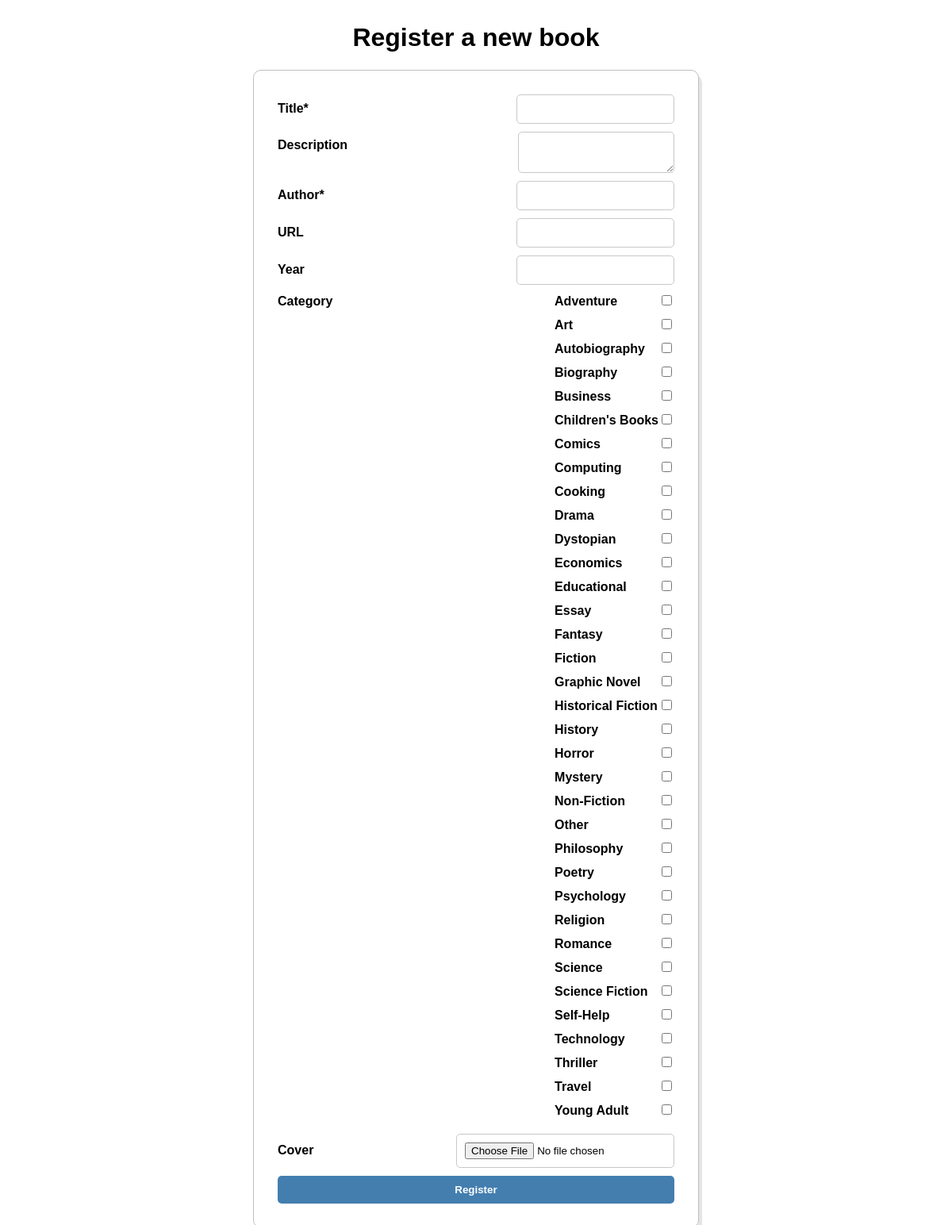
Page /book_form.php (signed in) on the committed database.
### tables this page shows
CREATE TABLE IF NOT EXISTS categories (
    name VARCHAR(100),
    description VARCHAR(255),
    CONSTRAINT pk_categories PRIMARY KEY (name)
);

### book_form.php (the view, shortened to what this page needs)
<?php
require 'connect.php';
if (!isset($_SESSION['isLogged'])) header('Location: login_form.php');
else {
    $sql = "SELECT name FROM categories";
    $get_categories = $conn->prepare($sql);
    $get_categories->execute();
    $result = $get_categories->fetchAll(PDO::FETCH_ASSOC);
}
?>
<!DOCTYPE html>
<html lang="es">
<head>
    <link rel="stylesheet" href="style.css">
</head>
<body>
    <div class="container">
    <h1> Register a new book </h1>
        <form action="insert_book.php" method="post" enctype="multipart/form-data">
            <div class="container-row">
                <label for="title"> Title* </label>
                <input type="text" name="title" id="title" value="" required>
            </div>
            <div class="container-row">
                <label for="description"> Description </label>
                <textarea name="description" id="description" value=""></textarea>
            </div>
            <div class="container-row">
                <label for="author"> Author* </label>
                <input type="text" name="author" id="author">
            </div>
            <div class="container-row">
                <label for="url"> URL </label>
                <input type="url" name="url" id="url">
            </div>
            <div class="container-row">
                <label for="year"> Year </label>
                <input type="number" name="year" id="year" min=1>
            </div>
            <div class="container-row">
                <label for="category"> Category </label>
                <div>
                    <?php
                        foreach ($result as $category) {
                            echo "<div class='container-row'>";
                            echo "<label for='cat-{$category['name']}'>{$category['name']}</label>";
                            echo "<input type='checkbox' id='cat-{$category['name']}' name='categories[]' value='{$category['name']}'>";
                            echo "</div>";
                        }
                    ?>
                </div>
            </div>
            <div class="container-row">
                <label for="userfile"> Cover </label>
                <input type="file" name="userfile" id="userfile">
            </div>
            <button type="submit" style="width: 100%;"> Register </button>
        </form>
    </div>
</body>
</html>

### style.css (style rules this page uses)
body { font-family: Arial; }
.container { display: flex; flex-direction: column; justify-content: center; align-items: center; min-height: 100vh; }
.container-row { display: flex; justify-content: space-between; align-items: baseline; margin-bottom: 10px; }
label { font-weight: bold; }
input, textarea, select { padding: 10px; border: 1px solid rgb(190, 190, 190); border-color: rgb(200, 200, 200); border-radius: 5px; }
button { padding: 10px; border-style: none; border-radius: 5px; background-color: rgb(67, 126, 175); font-weight: bold; color: white; }
form { border: 1px solid rgb(190, 190, 190); padding: 30px; box-shadow: 4px 6px rgba(0,0,0,0.1); border-radius: 10px; width: 95%; max-width: 500px; }

### rows in the picture
categories: name "Adventure"
categories: name "Art"
categories: name "Autobiography"
categories: name "Biography"
categories: name "Business"
categories: name "Children's Books"
categories: name "Comics"
categories: name "Computing"
categories: name "Cooking"
categories: name "Drama"
categories: name "Dystopian"
categories: name "Economics"
categories: name "Educational"
categories: name "Essay"
categories: name "Fantasy"
categories: name "Fiction"
categories: name "Graphic Novel"
categories: name "Historical Fiction"
categories: name "History"
categories: name "Horror"
categories: name "Mystery"
categories: name "Non-Fiction"
categories: name "Other"
categories: name "Philosophy"
categories: name "Poetry"
categories: name "Psychology"
categories: name "Religion"
categories: name "Romance"
categories: name "Science"
categories: name "Science Fiction"
categories: name "Self-Help"
categories: name "Technology"
categories: name "Thriller"
categories: name "Travel"
categories: name "Young Adult"
